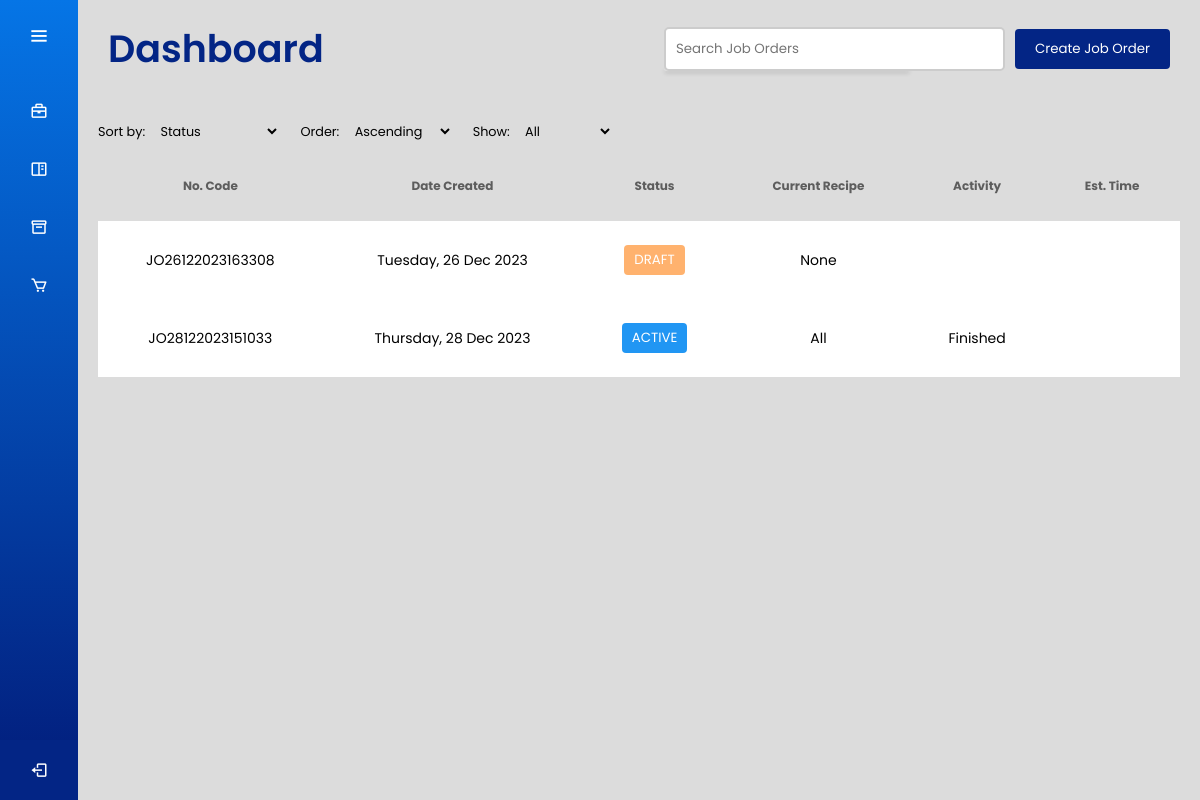
The app's page / (signed in) with its own data.
### joborders/models.py (models this page shows, shortened)
class JobOrder(models.Model):
    jobOrderId = models.CharField(max_length=50, unique=True)
    jobOrderCreatedDate = models.DateTimeField()
    jobOrderStatus = models.CharField(max_length=50)
    userId = models.ForeignKey(User, on_delete=models.CASCADE)

### users/views.py (the view, shortened to what this page needs)
# urls.py: path('', views.dashboard_view, name='dashboard'),
@login_required
def dashboard_view(request):
    malaysian_tz = pytz.timezone('Asia/Kuala_Lumpur')
    now = timezone.now().astimezone(malaysian_tz)
    job_orders_list = []
    job_orders = JobOrder.objects.all().prefetch_related('recipes__activity_recipe')
    try:
        user_role = UserRole.objects.get(user=request.user).role
    except UserRole.DoesNotExist:
        user_role = None  # Or set a default role if appropriate
    if user_role != 'production':
        raise Http404("Page not found.")
    for job_order in job_orders:
        earliest_activity = {
            'recipeName': 'None',
            'name': 'Not Started',
            'time': None
        }
        if job_order.jobOrderStatus == "ACTIVE":
            all_recipes_finished = True
            non_draft_recipes = job_order.recipes.filter(isDraft=False)
            if all_recipes_finished:
                earliest_activity['recipeName'] = 'All'
                earliest_activity['name'] = 'Finished'
                earliest_activity['time'] = None
        job_data = {
            'jobOrderId': job_order.jobOrderId,
            'jobOrderCreatedDate': job_order.jobOrderCreatedDate,
            'jobOrderStatus': job_order.jobOrderStatus,
            'current_recipe_name': earliest_activity['recipeName'],
            'current_activity_name': earliest_activity['name'],
            'current_activity_time': earliest_activity['time'],
        }
        job_orders_list.append(job_data)
    context = {
        'job_orders': job_orders_list,
        'user_role': user_role,
    }
    return render(request, 'dashboard.html', context)

### users/context_processors.py (called while the page is built)
def user_role_context(request):
    user = request.user
    if user.is_authenticated:
        try:
            user_role = UserRole.objects.get(user=user).get_role_display()
        except UserRole.DoesNotExist:
            user_role = None
    else:
        user_role = None
    return {
        'username': user.username if user.is_authenticated else 'Guest',
        'user_role': user_role
    }

### users/templates/dashboard.html (shortened to what this page needs)
<!DOCTYPE html>
<html lang="en" dir="ltr">
  {% load static %}
  <head>
    <link rel="stylesheet" href="{% static 'css/dash_style.css' %}">
    <link rel="stylesheet" href="{% static 'css/table_style.css' %}">
    <link href='https://unpkg.com/boxicons@2.0.7/css/boxicons.min.css' rel='stylesheet'>
   </head>
<body>
  {% include 'sidebar.html' %}
  <section class="home-section">
    {% include 'header.html' %}
    <div class="main-content">
      <div class="sort-filter-container">
        <div class="sort-by">
          <label for="sortBy">Sort by:</label>
          <select id="sortBy">
            <option value="status">Status</option>
          </select>
        </div>
        <div class="order">
          <label for="order">Order:</label>
          <select id="order">
            <option value="ascending">Ascending</option>
          </select>
        </div>
        <div class="show-lines">
          <label for="showLines">Show:</label>
          <select id="showLines">
            <option value="all">All</option>
          </select>
        </div>
      </div>
      {% include 'dashboard_table.html' %}
    </div>
  </section>
</body>
</html>

### users/templates/dashboard_table.html (shortened to what this page needs)
<!DOCTYPE html>
<html lang="en" dir="ltr">
<head>
</head>
<body>
    <table id="dashboard-table">
        <thead>
            <tr>
                <th>No. Code</th>
                <th>Date Created</th>
                <th>Status</th>
                <th>Current Recipe</th>
                <th>Activity</th>
                <th>Est. Time</th>
            </tr>
        </thead>
        <tbody>
            {% for job in job_orders %}
                <tr id="job_order_row_{{ job.jobOrderId }}" class="clickable-row" data-job-order-id="{{ job.jobOrderId }}">
                    <td>{{ job.jobOrderId }}</td>
                    <td>{{ job.jobOrderCreatedDate|date:"l, d M Y" }}</td>
                    <td>
                        <button class="status-button status-{{ job.jobOrderStatus|lower }}">
                            {{ job.jobOrderStatus }}
                        </button>
                    </td>
                    <td>{{ job.current_recipe_name }}</td>
                    {% if job.jobOrderStatus == "ACTIVE" %}
                        <td>{{ job.current_activity_name }}</td>
                        <td>{{ job.current_activity_time|date:"l, d M Y H:i A" }}</td>
                    {% else %}
                        <td></td>
                        <td></td>
                    {% endif %}
                </tr>
            {% empty %}
                <tr>
                    <td colspan="6">No job orders found.</td>
                </tr>
            {% endfor %}
        </tbody>
    </table>
</body>
</html>

### static/css/dash_style.css (style rules this page uses)
* { margin: 0; padding: 0; box-sizing: border-box; font-family: "Poppins", sans-serif; }
.home-section { position: relative; background: #DCDCDC; min-height: 100vh; top: 0; left: 78px; width: calc(100% - 78px); transition: all 0.5s ease; z-index: 2; }
.home-section .main-content { padding: 20px; background-color: #DCDCDC; min-height: 300px; height: 100%; }
.sort-filter-container { display: flex; justify-content: left; margin-bottom: 5px; }
.sort-filter-container>div { margin-right: 20px; }
.sort-filter-container label { font-size: 0.8em; }
.sort-filter-container select { background-color: transparent !important; border: transparent !important; font-size: 0.8em; size: 0.8em; padding: 5px; height: auto; }
.sort-filter-container select { padding: 5px; margin-left: 2px; }

### static/css/table_style.css (style rules this page uses)
table { width: 100%; border-collapse: collapse; margin: 0; }
table thead { color: #5D5D5D; }
table th { padding: 26px; text-align: center; vertical-align: middle; font-size: 12px; font-weight: 700; }
table td { padding: 24px; text-align: center; vertical-align: middle; font-size: 14px; }
table tbody tr { padding: 10px; background-color: #ffffff; transition: background-color 0.3s; }
.status-button { padding: 5px 10px; border: none; border-radius: 4px; color: white; font-weight: 400; cursor: default; }
.status-active { background-color: #2196F3; }
.status-draft { background-color: #ffb26e; }

### records on screen
JobOrder: jobOrderId "JO26122023163308", jobOrderCreatedDate "Tuesday, 26 Dec 2023", jobOrderStatus "DRAFT"
JobOrder: jobOrderId "JO28122023151033", jobOrderCreatedDate "Thursday, 28 Dec 2023", jobOrderStatus "ACTIVE"

### other values on screen
{{ job.current_recipe_name }} "None" "All"
{{ job.current_activity_name }} "Finished"
